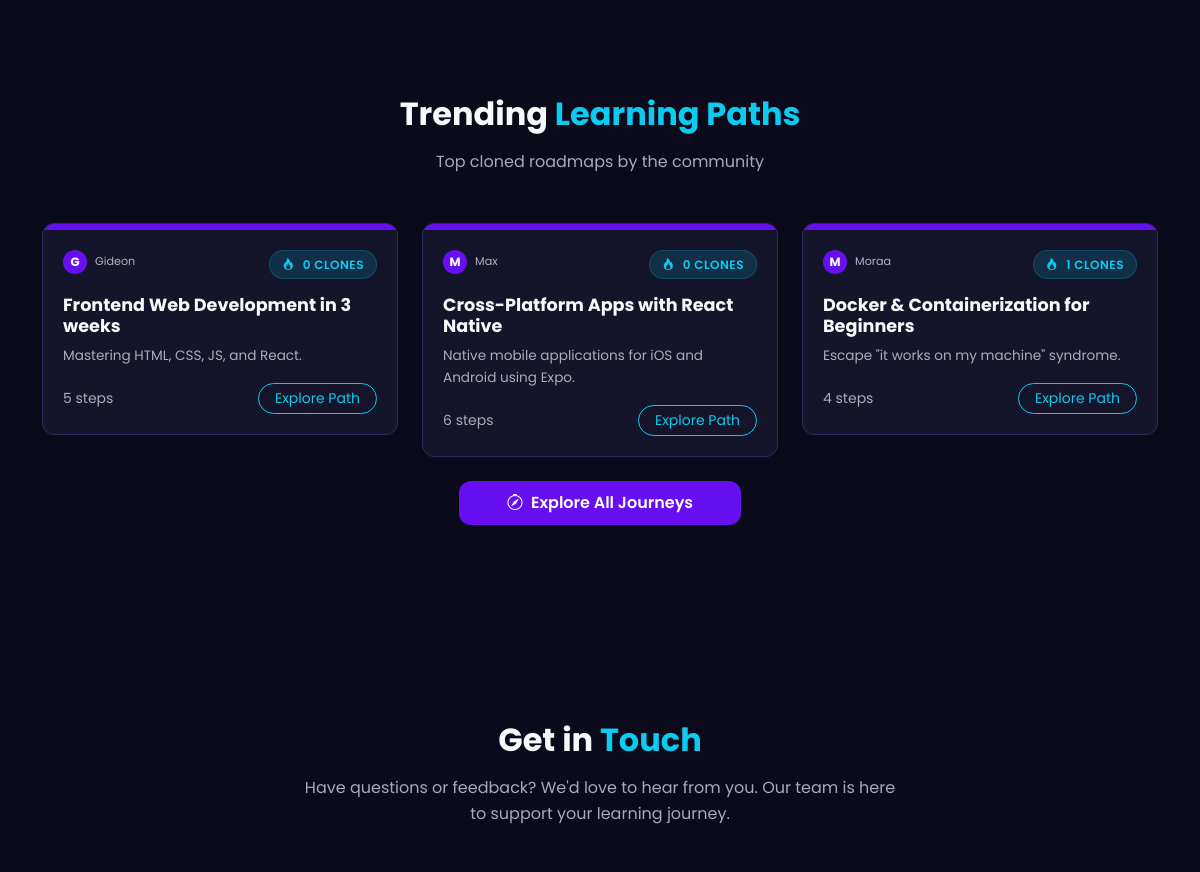
Before: / (middle part) with the older database file.
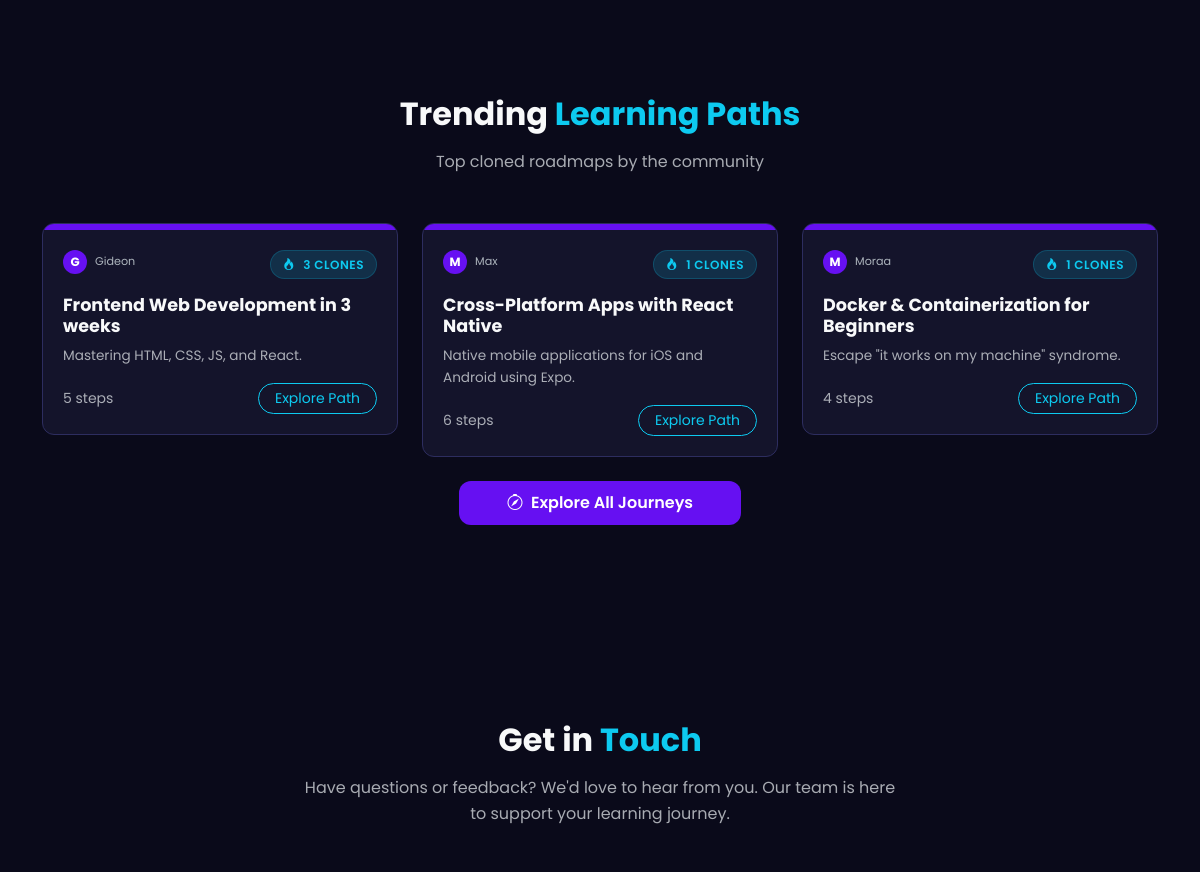
After: the same page with the newer database file.
### tables this page shows
CREATE TABLE `journeys` (
  `id` int UNSIGNED NOT NULL,
  `user_id` int UNSIGNED NOT NULL,
  `title` varchar(255) NOT NULL,
  `slug` varchar(255) NOT NULL,
  `description` text,
  `category_id` int UNSIGNED DEFAULT NULL,
  `visibility` enum('public','private') NOT NULL DEFAULT 'public',
  `status` enum('active','completed','archived') NOT NULL DEFAULT 'active',
  `is_featured` tinyint(1) NOT NULL DEFAULT '0',
  `total_steps` int UNSIGNED NOT NULL DEFAULT '0',
  `completed_steps` int UNSIGNED NOT NULL DEFAULT '0',
  `clone_count` int UNSIGNED NOT NULL DEFAULT '0',
  `view_count` int UNSIGNED NOT NULL DEFAULT '0',
  `created_at` datetime NOT NULL DEFAULT CURRENT_TIMESTAMP,
  `updated_at` datetime NOT NULL DEFAULT CURRENT_TIMESTAMP ON UPDATE CURRENT_TIMESTAMP
);

CREATE TABLE `users` (
  `id` int UNSIGNED NOT NULL,
  `username` varchar(50) NOT NULL,
  `email` varchar(255) NOT NULL,
  `password_hash` varchar(255) NOT NULL,
  `full_name` varchar(100) NOT NULL,
  `avatar` varchar(255) DEFAULT 'default-avatar.png',
  `bio` text,
  `role` enum('user','admin') NOT NULL DEFAULT 'user',
  `is_active` tinyint(1) NOT NULL DEFAULT '1',
  `current_streak` int UNSIGNED NOT NULL DEFAULT '0',
  `longest_streak` int UNSIGNED NOT NULL DEFAULT '0',
  `last_activity_date` date DEFAULT NULL,
  `created_at` datetime NOT NULL DEFAULT CURRENT_TIMESTAMP,
  `updated_at` datetime NOT NULL DEFAULT CURRENT_TIMESTAMP ON UPDATE CURRENT_TIMESTAMP
);

### includes/helpers.php (called while the page is built, shortened)
<?php
function sanitize(?string $input): string {
    return htmlspecialchars(trim($input), ENT_QUOTES, 'UTF-8');
}
function truncateText(string $text, int $length = 150): string {
    if (mb_strlen($text) <= $length) return $text;
    return mb_substr($text, 0, $length) . '...';
}
function getJourneyActionText($ownerId, $completedSteps, $isLoggedIn) {
    if (!$isLoggedIn || (function_exists('isAdmin') && isAdmin())) return "Explore Path";
    return "Explore Path";
}

### includes/session.php (called while the page is built, shortened)
<?php
function isLoggedIn(): bool {
    return isset($_SESSION['user_id']);
}

### index.php (the view, shortened to what this page needs)
<?php
require_once __DIR__ . '/includes/header.php';
$db = getDB();
$featuredStmt = $db->query("SELECT j.*, u.username, u.avatar, c.name AS category_name
    FROM journeys j
    JOIN users u ON j.user_id = u.id
    LEFT JOIN categories c ON j.category_id = c.id
    WHERE j.visibility = 'public' AND j.is_featured = 1
    ORDER BY j.view_count DESC LIMIT 6");
$featured = $featuredStmt->fetchAll();
?>
<section id="trending" class="py-5">
    <div class="container py-5">
        <div class="text-center mb-5">
            <h2 class="fw-bold mb-3">Trending <span style="color: var(--st-secondary);">Learning Paths</span></h2>
            <p class="text-muted">Top cloned roadmaps by the community</p>
        </div>
        <div class="row g-4 justify-content-center">
            <?php if (empty($featured)): ?>
                <div class="col-12 text-center py-5">
                    <p class="text-muted">No public learning paths available yet. Be the first to create one!</p>
                </div>
            <?php else: ?>
                <?php foreach ($featured as $j): ?>
                <div class="col-md-6 col-lg-4">
                    <div class="st-journey-card">
                        <div class="card-header-gradient" style="background: var(--st-gradient-1);"></div>
                        <div class="card-body">
                            <div class="d-flex justify-content-between align-items-start mb-3">
                                <div class="card-meta mb-0 d-flex align-items-center gap-2">
                                    <div class="st-avatar-initial" style="width:24px;height:24px;font-size:0.75rem;">
                                        <?= strtoupper(substr(sanitize(ltrim(!empty($j['full_name']) ? $j['full_name'] : $j['username'], '@')), 0, 1)) ?>
                                    </div>
                                    <span class="small"><?= sanitize(ltrim($j['username'], '@')) ?></span>
                                </div>
                                <span class="st-badge st-badge-cloned animate-pulse">
                                    <i class="bi bi-fire me-1"></i> <?= number_format($j['clone_count']) ?> clones
                                </span>
                            </div>
                            <h5 class="card-title"><?= sanitize($j['title']) ?></h5>
                            <p class="text-muted mb-3" style="font-size:0.85rem;"><?= truncateText(sanitize($j['description'] ?? ''), 100) ?></p>
                            <div class="d-flex justify-content-between align-items-center">
                                <small class="text-muted">
                                    <?php if (isLoggedIn() && getCurrentUserId() == $j['user_id']): ?>
                                        <?= $j['completed_steps'] ?>/<?= $j['total_steps'] ?> steps
                                    <?php else: ?>
                                        <?= $j['total_steps'] ?> steps
                                    <?php endif; ?>
                                </small>
                                <a href="<?= SITE_URL ?>/journey/view.php?id=<?= $j['id'] ?>" class="btn btn-sm btn-outline-info rounded-pill px-3"><?= getJourneyActionText($j['user_id'], $j['completed_steps'], isLoggedIn()) ?></a>
                            </div>
                        </div>
                    </div>
                </div>
                <?php endforeach; ?>
            <?php endif; ?>
        </div>
        <div class="text-center mt-4">
            <a href="<?= SITE_URL ?>/explore.php" class="btn btn-st-primary px-5"><i class="bi bi-compass me-2"></i>Explore All Journeys</a>
        </div>
    </div>
</section>
<section id="contact" class="st-contact-section">
    <div class="container">
        <div class="text-center mb-5">
            <h2 class="fw-bold mb-3">Get in <span style="color: var(--st-secondary);">Touch</span></h2>
            <p class="text-muted mx-auto" style="max-width:600px;">Have questions or feedback? We'd love to hear from you. Our team is here to support your learning journey.</p>
        </div>
        <div class="row g-5">
        </div>
    </div>
</section>
<?php require_once __DIR__ . '/includes/footer.php'; ?>

Changed rows visible on the page:
changed journeys "Frontend Web Development in 3 weeks": clone_count "0" → "3"
changed journeys "Cross-Platform Apps with React Native": clone_count "0" → "1"
